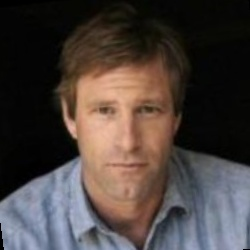
#> input picture EigenFaces/Aaron_Eckhart_0001.jpg, 250 x 250 px; its folder holds only this picture in this run
$ python lab6-eigen.py
#> lines starting #> are read from the running program, lines starting #| are printed output that depends on the picture
from PIL import Image
import numpy as np
import matplotlib.pyplot as plt
import os

def compressImg(X):

    X_centered = X - X.mean(axis=0)
    m = X.shape[0]
    X_cov = np.dot(X_centered.T, X_centered) / (m - 1)
    eigenvalues, eigenvectors = np.linalg.eig(X_cov)
    eigenvalues = np.real(eigenvalues)
    eigenvectors = np.real(eigenvectors)
    idx = eigenvalues.argsort()[::-1]
    eigenvalues = eigenvalues[idx]
    eigenvectors = eigenvectors[:,idx]
    # print(f'Eigenvectors: {eigenvectors.shape}, engenvalues: {eigenvalues.shape}')
    percent = 0
    k = 0
    for i in eigenvalues:
        k+=1
        percent += i/sum(eigenvalues)
        if(percent > .9):
            break
    ev = np.array(eigenvectors[:, :k], ndmin=2)
    pcaT = np.array(np.dot(X_centered, ev), ndmin=2)
    evT = np.array(eigenvectors[:, :k], ndmin=2).T
    X_reconstructed = np.dot(pcaT, evT) + X.mean(axis=0)
    X_reconstructed = X_reconstructed.astype(int)
    print(evT.shape, ' ', pcaT.shape)
    return X_reconstructed
    # imgRec = Image.fromarray(X_reconstructed)
    # return imgRec

dims = (250,250)
X_main = []
for file in os.listdir("./EigenFaces"):
    if(not file.endswith('.jpg')):
        continue
    img = Image.open(f'./EigenFaces/{file}').convert('L')
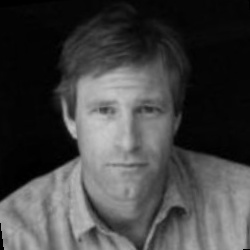
#> img: PIL image 250x250 L; min 0, max 200, mean 67.5

    X = np.asarray(img).flatten()
    X_main.append(X)
X_main = np.array(X_main)
img = compressImg(X_main.T)
#> in compressImg, `X_cov = np.dot(X_centered.T, X_centered) / (m - 1)`: X_cov = [3859.3]
#> in compressImg, `eigenvalues, eigenvectors = np.linalg.eig(X_cov)`: eigenvectors = [1]
#> in compressImg, `idx = eigenvalues.argsort()[::-1]`: idx = [0]
#> the loop in compressImg, `for i in eigenvalues:` made 1 pass
#> (i, k, percent) on pass 1: (3859.3, 1, 1)
#> after the loop in compressImg, `for i in eigenvalues:`: k = 1
#> in compressImg, `ev = np.array(eigenvectors[:, :k], ndmin=2)`: ev = [1]
#| (1, 1)   (62500, 1)
# plt.figure()
# plt.imshow(Image.fromarray(img))
# plt.show()
for i in range(img.shape[1]):
    newimgArr = img[:, i].reshape(dims[0], -1)
#> (the run stopped early here; a loop or call above may not have finished)

$ run again, on EigenFaces/Abba_Eban_0001.jpg
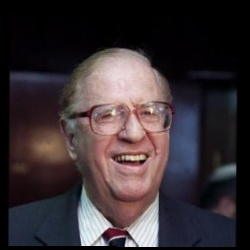
#> input picture EigenFaces/Abba_Eban_0001.jpg, 250 x 250 px
#> `img = Image.open(f'./EigenFaces/{file}').convert('L')`:
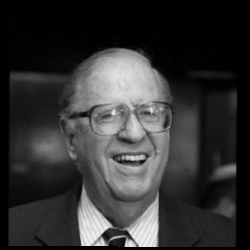
#> img: PIL image 250x250 L; min 0, max 246, mean 51.8
#> X_cov = [3773.5]
#> eigenvectors = [1]
#> idx = [0]
#> the loop in compressImg, `for i in eigenvalues:` made 1 pass
#> (i, k, percent) on pass 1: (3773.5, 1, 1)
#> after the loop in compressImg, `for i in eigenvalues:`: k = 1
#> ev = [1]
#| (1, 1)   (62500, 1)

$ run again, on EigenFaces/Abbas_Kiarostami_0001.jpg
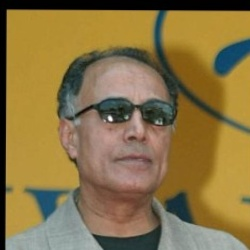
#> input picture EigenFaces/Abbas_Kiarostami_0001.jpg, 250 x 250 px
#> `img = Image.open(f'./EigenFaces/{file}').convert('L')`:
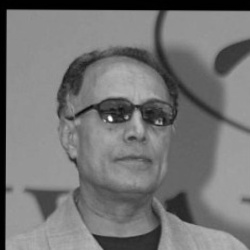
#> img: PIL image 250x250 L; min 0, max 255, mean 116.9
#> X_cov = [1897.3]
#> eigenvectors = [1]
#> idx = [0]
#> the loop in compressImg, `for i in eigenvalues:` made 1 pass
#> (i, k, percent) on pass 1: (1897.3, 1, 1)
#> after the loop in compressImg, `for i in eigenvalues:`: k = 1
#> ev = [1]
#| (1, 1)   (62500, 1)

$ run again, on EigenFaces/Abdel_Aziz_Al-Hakim_0001.jpg
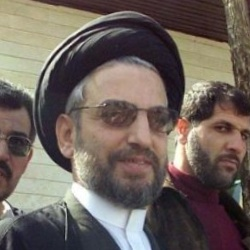
#> input picture EigenFaces/Abdel_Aziz_Al-Hakim_0001.jpg, 250 x 250 px
#> `img = Image.open(f'./EigenFaces/{file}').convert('L')`:
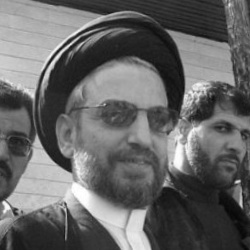
#> img: PIL image 250x250 L; min 7, max 255, mean 102.1
#> X_cov = [3623]
#> eigenvectors = [1]
#> idx = [0]
#> the loop in compressImg, `for i in eigenvalues:` made 1 pass
#> (i, k, percent) on pass 1: (3623, 1, 1)
#> after the loop in compressImg, `for i in eigenvalues:`: k = 1
#> ev = [1]
#| (1, 1)   (62500, 1)

$ run again, on EigenFaces/Aaron_Peirsol_0002.jpg
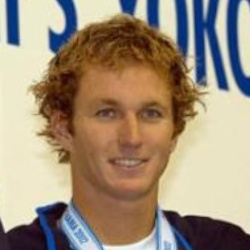
#> input picture EigenFaces/Aaron_Peirsol_0002.jpg, 250 x 250 px
#> `img = Image.open(f'./EigenFaces/{file}').convert('L')`:
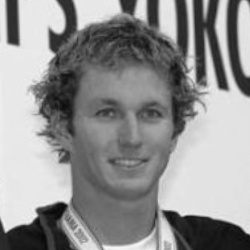
#> img: PIL image 250x250 L; min 6, max 250, mean 145.6
#> X_cov = [5240.5]
#> eigenvectors = [1]
#> idx = [0]
#> the loop in compressImg, `for i in eigenvalues:` made 1 pass
#> (i, k, percent) on pass 1: (5240.5, 1, 1)
#> after the loop in compressImg, `for i in eigenvalues:`: k = 1
#> ev = [1]
#| (1, 1)   (62500, 1)
